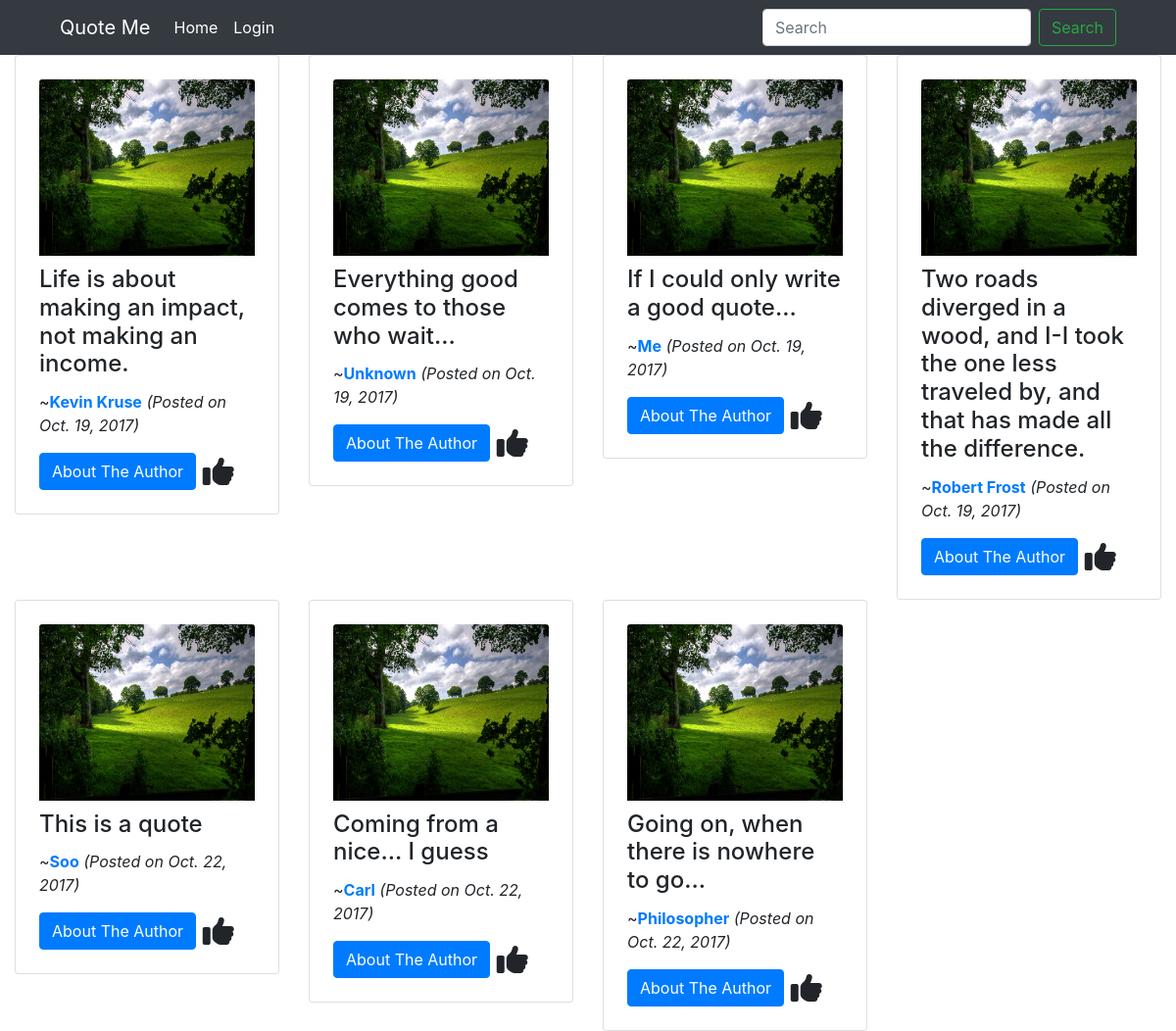
The app's page /, older data.
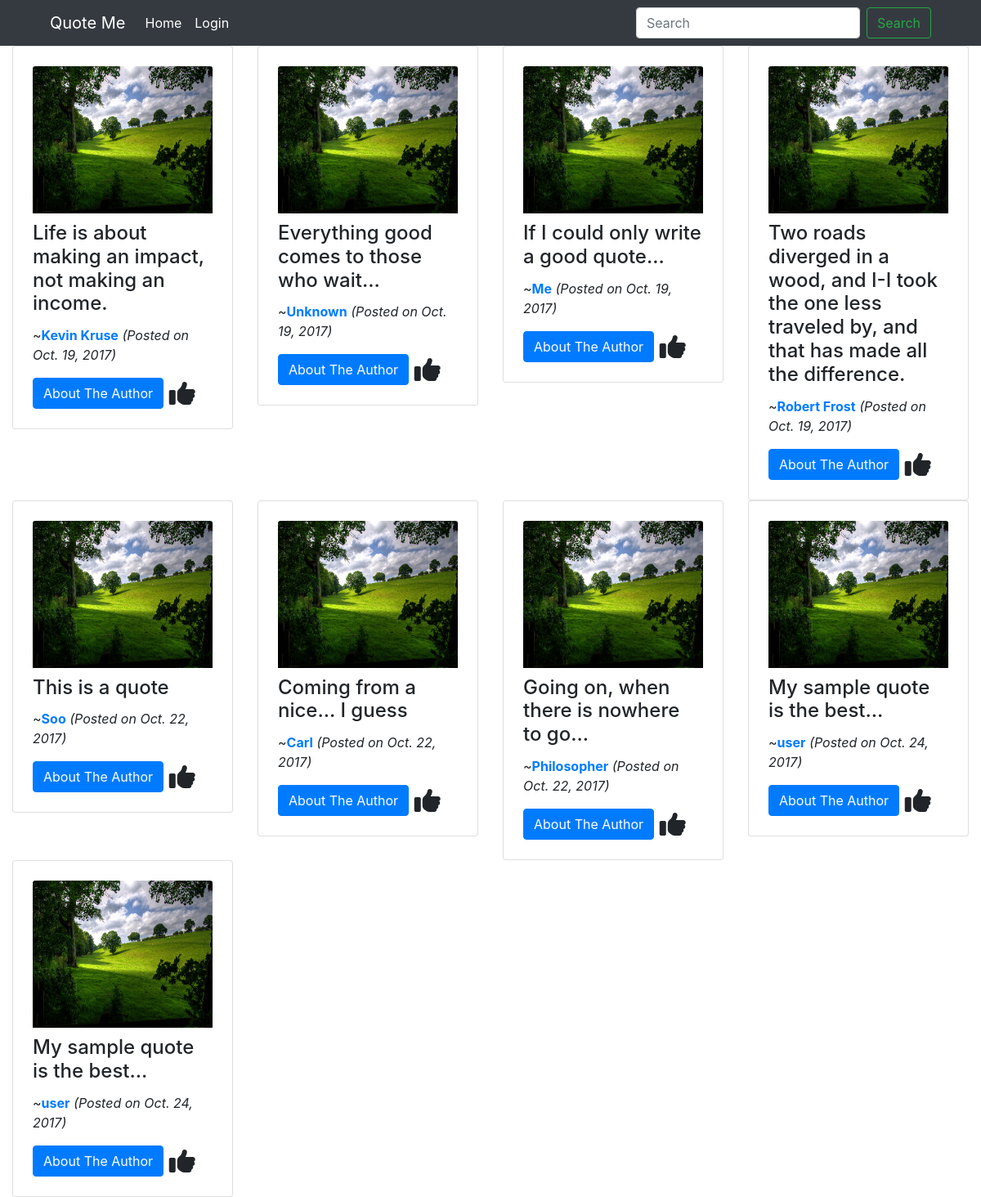
The same page, newer data.
### quotes/models.py (models this page shows, shortened)
class Quote(models.Model):
    id = models.AutoField(primary_key=True)
    text = models.TextField()
    author = models.CharField(max_length=100)
    date = models.DateField()

### quotes/views.py (the view)
# urls.py: url(r'^$', quotesviews.index, name='index'),
def index(request):
    quotes = Quote.objects.all()
    if request.user.is_authenticated():
        liked_quote_ids = [x.quote_id for x in Like.objects.filter(user=request.user)]
    else:
        liked_quote_ids = []
    data = {'quotes': quotes, 'liked_quote_ids': liked_quote_ids}
    return render(request, 'quotes/index.html', data)

### quotes/templates/quotes/index.html (shortened to what this page needs)
{% extends 'quotes/header.html' %}
{% block content %}
  <div class="container-fluid">
    <div class="row">
      {% for quote in quotes %}
        <div class="col-xl-3 col-lg-4 col-md-4 col-sm-6 col-xs-12">
          {% include 'quotes/includes/quote.html' %}
        </div>
      {% endfor %}
    </div>
  </div>
  </body>
{% endblock %}

### quotes/templates/quotes/header.html (shortened to what this page needs)
<html>
  <head>
    <link rel="stylesheet" href="https://maxcdn.bootstrapcdn.com/bootstrap/4.0.0-beta/css/bootstrap.min.css">
    <link rel="stylesheet" href="https://maxcdn.bootstrapcdn.com/font-awesome/4.7.0/css/font-awesome.min.css" />
    {% load static %}
    <link rel="stylesheet" href="{% static '/css/style.css' %}" />
  </head>
  <body>
    <navbar>
      <div class="container-fluid bg-dark">
        <div class="container">
          <nav class="navbar navbar-expand-md navbar-light bg-faded">
            <a class="navbar-brand white" href="/">Quote Me</a>
            <div class="collapse navbar-collapse" id="navbarSupportedContent">
              <ul class="navbar-nav mr-auto">
                <li class="nav-item active">
                  <a class="nav-link white" href="/">Home<span class="sr-only">(current)</span></a>
                </li>
                <li class="nav-item">
                  {% if user.is_authenticated %}
                    <a class="nav-link white" href="/logout">Logout</a>
                  {% else %}
                    <a class="nav-link white" href="/login">Login</a>
                  {% endif %}
                </li>
              </ul>
              <form class="form-inline my-2 my-lg-0">
                <input class="form-control mr-sm-2" type="text" placeholder="Search">
                <button class="btn btn-outline-success my-2 my-sm-0" type="submit">Search</button>
              </form>
            </div>
          </nav>
        </div>
      </div>
    </navbar>
    {% block content %}
    {% endblock %}
  </body>
</html>

### quotes/templates/quotes/includes/quote.html (shortened to what this page needs)
{% load static %}
<div class="card p-4">
  <img class="card-img-top" src="{% static 'images/landscape.jpg' %}" width="320px" height="180px" alt="Card image cap">
  <div class="card-block">
    <h4 class="card-title" style="margin-top: 10px;">{{ quote.text }}</h4>
    <p class="card-text">~<strong class="quote-author"><a href="/dashboard/{{ quote.author }}">{{ quote.author }}</a></strong> <em>(Posted on {{ quote.date }})</em></p>
    <div class="row">
      <div class="col-lg-8 col-md-12">
        <button onclick='getAuthorDetails(this)' class="btn btn-primary">About The Author</button>
      </div>
      <div class="col-lg-4 col-md-4">
        {% if quote.id in liked_quote_ids %}
          <i class="like-btn fa fa-thumbs-up center-vertical btn-like-quote" style="font-size: 200%;" aria-hidden="true"></i>
        {% else %}
          <i class="like-btn fa fa-thumbs-up center-vertical" style="font-size: 200%;" aria-hidden="true"></i>
        {% endif %}
      </div>
    </div>
  </div>
</div>

### quotes/static/css/style.css (style rules this page uses)
.center-vertical { position: relative; top: 50%; transform: translateY(-50%); }
.white { color: white!important; }

Row changes from the older to the newer data that the page shows:
added Quote: text "My sample quote is the best...", author "user", date "Oct. 24, 2017"
added Quote: text "My sample quote is the best...", author "user", date "Oct. 24, 2017"
